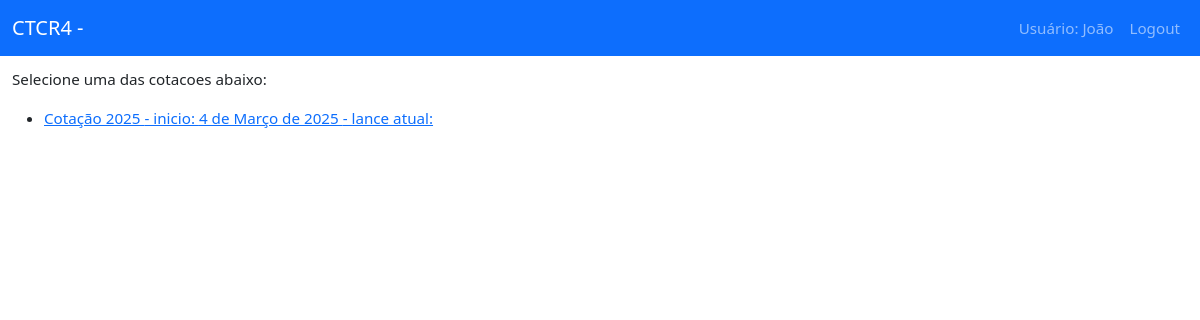
The app's page / (signed in) with its own data.
### appCotacao/models.py (models this page shows, shortened)
class CustomUser(AbstractUser):
    nome_fornecedor = models.CharField(max_length=100, unique=True)
    contrato = models.DecimalField(default=Decimal("0.0"), max_digits=5, decimal_places=2)

class Projeto(models.Model):
    nome = models.CharField(max_length=200, unique=True)
    start = models.DateField()
    fim = models.DateField(null=True)
    fornecedores = models.ManyToManyField(CustomUser,
                                        limit_choices_to={'is_active': True,
                                                          'is_superuser': False,
                                                          "is_staff": False})
    produtos = models.ManyToManyField(Produto)

### appCotacao/views.py (the view)
# urls.py: path('', views.lista_cotacao, name="index"),
@login_required(login_url='/accounts/login/')
def lista_cotacao(request):
    lista = Projeto.objects.all()
    pagina = 'appCotacao/lista-projetos-fornecedores.html'
    if (request.user.is_superuser):
        return HttpResponseRedirect('/admin')
    return render(request, pagina, context={'projetos': lista})

### appCotacao/templates/appCotacao/lista-projetos-fornecedores.html
{% extends 'appCotacao/base.html' %}
{% block content %}
    <p>Selecione uma das cotacoes abaixo:</p>
    <ul>
    {% for projeto in user.projeto_set.all %}
        <li><a href="{% url 'cotacao' projeto.id %}">{{ projeto.nome }} - inicio: {{ projeto.start }} - lance atual: {{ projeto.lance_atual}} </a></li>
    {% endfor %}
    </ul>
  {% endblock %}

### appCotacao/templates/appCotacao/base.html (shortened to what this page needs)
<!doctype html>
{% load static %}
<html lang="pt" {% block ativarangular %}{% endblock %}>
<head>
    <link href="https://cdn.jsdelivr.net/npm/bootstrap@5.3.3/dist/css/bootstrap.min.css" rel="stylesheet"
>
    <link rel="stylesheet" href="https://cdn.jsdelivr.net/npm/bootstrap-icons@1.7.2/font/bootstrap-icons.css">
</head>
<body>
    <nav class="navbar navbar-expand-lg navbar-dark bg-primary fixed-top">
      <div class="container-fluid">
        <a class="navbar-brand" href="#">CTCR4 - {{ cotacoes.0.projeto.nome }}</a>
        <div class="collapse navbar-collapse" id="navbarSupportedContent">
          <ul class="navbar-nav ms-auto">
            <li class="nav-item">
              <span class="nav-link">
                Usuário: {{ user.first_name }}
              </span>
            </li>
            {% if user.is_authenticated %}
            <li class="nav-item">
              <a class="nav-link" href="{% url 'logout'%}">Logout</a>
            </li>
            {%endif%}
          </ul>
        </div>
      </div>
    </nav>
    <br/> </br> </br>
    <div class="container-fluid">
        {% block content %}
        {% endblock %}
    </div>
</body>
</html>

### records on screen
CustomUser: first_name "João"
Projeto: nome "Cotação 2025", start "4 de Março de 2025"
